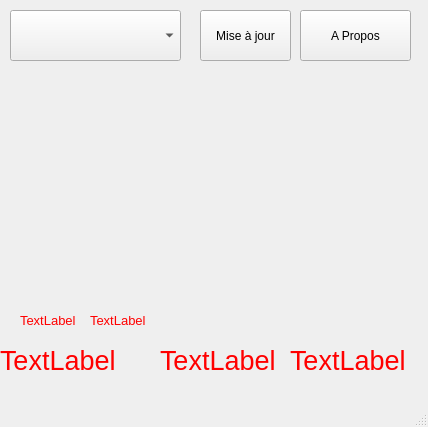
<?xml version="1.0" encoding="UTF-8"?>
<ui version="4.0">
 <class>MainWindow</class>
 <widget class="QMainWindow" name="MainWindow">
  <property name="geometry">
   <rect>
    <x>0</x>
    <y>0</y>
    <width>428</width>
    <height>427</height>
   </rect>
  </property>
  <property name="windowTitle">
   <string>MainWindow</string>
  </property>
  <widget class="QWidget" name="centralwidget">
   <widget class="QComboBox" name="comboBox_Ville">
    <property name="geometry">
     <rect>
      <x>10</x>
      <y>10</y>
      <width>171</width>
      <height>51</height>
     </rect>
    </property>
   </widget>
   <widget class="QPushButton" name="pushButton_Maj">
    <property name="geometry">
     <rect>
      <x>200</x>
      <y>10</y>
      <width>91</width>
      <height>51</height>
     </rect>
    </property>
    <property name="text">
     <string>Mise à jour</string>
    </property>
    <property name="iconSize">
     <size>
      <width>16</width>
      <height>16</height>
     </size>
    </property>
   </widget>
   <widget class="QPushButton" name="pushButton_APropos">
    <property name="geometry">
     <rect>
      <x>300</x>
      <y>10</y>
      <width>111</width>
      <height>51</height>
     </rect>
    </property>
    <property name="text">
     <string>A Propos</string>
    </property>
   </widget>
   <widget class="QLabel" name="label_Pression">
    <property name="geometry">
     <rect>
      <x>0</x>
      <y>320</y>
      <width>161</width>
      <height>81</height>
     </rect>
    </property>
    <property name="palette">
     <palette>
      <active>
       <colorrole role="WindowText">
        <brush brushstyle="SolidPattern">
         <color alpha="255">
          <red>255</red>
          <green>0</green>
          <blue>0</blue>
         </color>
        </brush>
       </colorrole>
      </active>
      <inactive>
       <colorrole role="WindowText">
        <brush brushstyle="SolidPattern">
         <color alpha="255">
          <red>255</red>
          <green>0</green>
          <blue>0</blue>
         </color>
        </brush>
       </colorrole>
      </inactive>
      <disabled>
       <colorrole role="WindowText">
        <brush brushstyle="SolidPattern">
         <color alpha="255">
          <red>120</red>
          <green>120</green>
          <blue>120</blue>
         </color>
        </brush>
       </colorrole>
      </disabled>
     </palette>
    </property>
    <property name="font">
     <font>
      <pointsize>20</pointsize>
      <weight>50</weight>
      <bold>false</bold>
      <underline>false</underline>
      <strikeout>false</strikeout>
     </font>
    </property>
    <property name="text">
     <string>TextLabel</string>
    </property>
   </widget>
   <widget class="QLabel" name="label_Temperature">
    <property name="geometry">
     <rect>
      <x>160</x>
      <y>320</y>
      <width>121</width>
      <height>81</height>
     </rect>
    </property>
    <property name="sizePolicy">
     <sizepolicy hsizetype="Preferred" vsizetype="Preferred">
      <horstretch>0</horstretch>
      <verstretch>0</verstretch>
     </sizepolicy>
    </property>
    <property name="palette">
     <palette>
      <active>
       <colorrole role="WindowText">
        <brush brushstyle="SolidPattern">
         <color alpha="255">
          <red>255</red>
          <green>0</green>
          <blue>0</blue>
         </color>
        </brush>
       </colorrole>
      </active>
      <inactive>
       <colorrole role="WindowText">
        <brush brushstyle="SolidPattern">
         <color alpha="255">
          <red>255</red>
          <green>0</green>
          <blue>0</blue>
         </color>
        </brush>
       </colorrole>
      </inactive>
      <disabled>
       <colorrole role="WindowText">
        <brush brushstyle="SolidPattern">
         <color alpha="255">
          <red>120</red>
          <green>120</green>
          <blue>120</blue>
         </color>
        </brush>
       </colorrole>
      </disabled>
     </palette>
    </property>
    <property name="font">
     <font>
      <pointsize>20</pointsize>
      <weight>50</weight>
      <bold>false</bold>
     </font>
    </property>
    <property name="text">
     <string>TextLabel</string>
    </property>
   </widget>
   <widget class="QLabel" name="label_Humidite">
    <property name="geometry">
     <rect>
      <x>290</x>
      <y>320</y>
      <width>131</width>
      <height>81</height>
     </rect>
    </property>
    <property name="palette">
     <palette>
      <active>
       <colorrole role="WindowText">
        <brush brushstyle="SolidPattern">
         <color alpha="255">
          <red>255</red>
          <green>0</green>
          <blue>0</blue>
         </color>
        </brush>
       </colorrole>
      </active>
      <inactive>
       <colorrole role="WindowText">
        <brush brushstyle="SolidPattern">
         <color alpha="255">
          <red>255</red>
          <green>0</green>
          <blue>0</blue>
         </color>
        </brush>
       </colorrole>
      </inactive>
      <disabled>
       <colorrole role="WindowText">
        <brush brushstyle="SolidPattern">
         <color alpha="255">
          <red>120</red>
          <green>120</green>
          <blue>120</blue>
         </color>
        </brush>
       </colorrole>
      </disabled>
     </palette>
    </property>
    <property name="font">
     <font>
      <pointsize>20</pointsize>
     </font>
    </property>
    <property name="text">
     <string>TextLabel</string>
    </property>
   </widget>
   <widget class="QLabel" name="label_vit_vent">
    <property name="geometry">
     <rect>
      <x>20</x>
      <y>305</y>
      <width>71</width>
      <height>31</height>
     </rect>
    </property>
    <property name="palette">
     <palette>
      <active>
       <colorrole role="WindowText">
        <brush brushstyle="SolidPattern">
         <color alpha="255">
          <red>255</red>
          <green>0</green>
          <blue>0</blue>
         </color>
        </brush>
       </colorrole>
      </active>
      <inactive>
       <colorrole role="WindowText">
        <brush brushstyle="SolidPattern">
         <color alpha="255">
          <red>255</red>
          <green>0</green>
          <blue>0</blue>
         </color>
        </brush>
       </colorrole>
      </inactive>
      <disabled>
       <colorrole role="WindowText">
        <brush brushstyle="SolidPattern">
         <color alpha="255">
          <red>120</red>
          <green>120</green>
          <blue>120</blue>
         </color>
        </brush>
       </colorrole>
      </disabled>
     </palette>
    </property>
    <property name="font">
     <font>
      <pointsize>10</pointsize>
     </font>
    </property>
    <property name="text">
     <string>TextLabel</string>
    </property>
   </widget>
   <widget class="QLabel" name="label_deg_vent">
    <property name="geometry">
     <rect>
      <x>90</x>
      <y>300</y>
      <width>71</width>
      <height>41</height>
     </rect>
    </property>
    <property name="palette">
     <palette>
      <active>
       <colorrole role="WindowText">
        <brush brushstyle="SolidPattern">
         <color alpha="255">
          <red>255</red>
          <green>0</green>
          <blue>0</blue>
         </color>
        </brush>
       </colorrole>
      </active>
      <inactive>
       <colorrole role="WindowText">
        <brush brushstyle="SolidPattern">
         <color alpha="255">
          <red>255</red>
          <green>0</green>
          <blue>0</blue>
         </color>
        </brush>
       </colorrole>
      </inactive>
      <disabled>
       <colorrole role="WindowText">
        <brush brushstyle="SolidPattern">
         <color alpha="255">
          <red>120</red>
          <green>120</green>
          <blue>120</blue>
         </color>
        </brush>
       </colorrole>
      </disabled>
     </palette>
    </property>
    <property name="font">
     <font>
      <pointsize>10</pointsize>
     </font>
    </property>
    <property name="text">
     <string>TextLabel</string>
    </property>
   </widget>
  </widget>
  <widget class="QMenuBar" name="menubar">
   <property name="geometry">
    <rect>
     <x>0</x>
     <y>0</y>
     <width>428</width>
     <height>21</height>
    </rect>
   </property>
  </widget>
  <widget class="QStatusBar" name="statusbar"/>
 </widget>
 <resources/>
 <connections/>
</ui>
